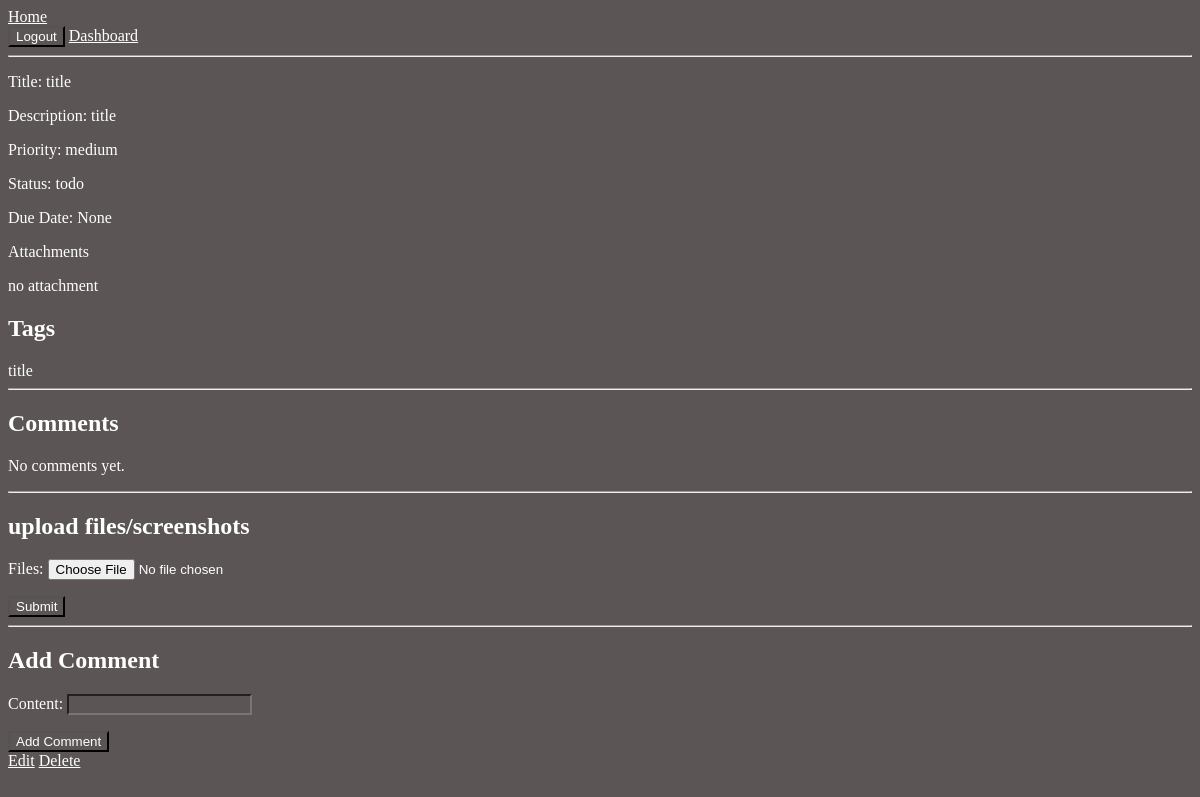
Before: /tasks/15/ (signed in) with the older database file.
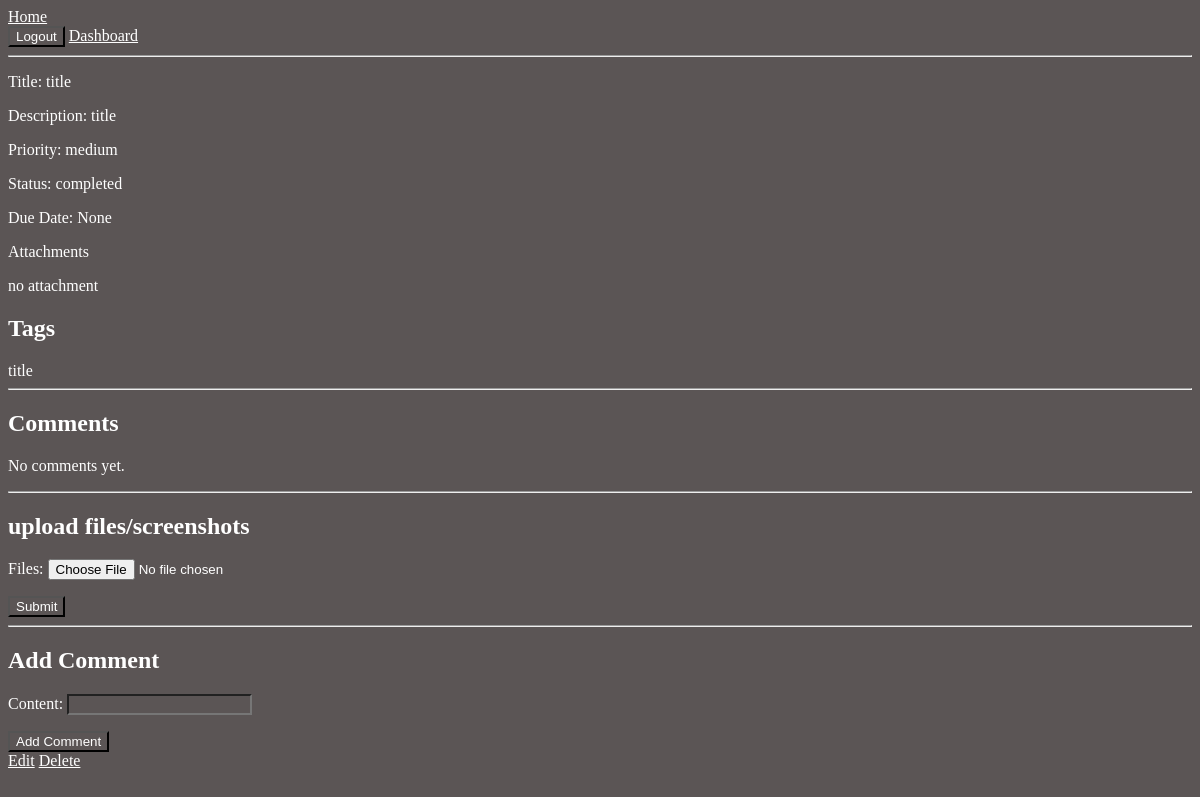
After: the same page with the newer database file.
### apps/tasks/models.py (models this page shows, shortened)
class Tasks(models.Model):
    PRIORITY_CHOICES = [
        ("low","Low"),
        ("medium", "Medium"),
        ("high", "High"),
    ]
    STATUS_CHOICES= [
        ('todo',"To Do"),
        ('in_progress','In Progress'),
        ('completed',"Completed"),
    ]
    user = models.ForeignKey(settings.AUTH_USER_MODEL, on_delete=models.CASCADE, related_name='tasks')
    category = models.ForeignKey(Categories, on_delete=models.SET_NULL,null=True, blank=True, related_name='tasks')
    title = models.CharField(max_length=220)
    description = models.CharField(blank=True)
    priority = models.CharField(max_length=20, choices=PRIORITY_CHOICES, default='medium')
    tags = models.ManyToManyField(Tag, blank=True, related_name='tasks')
    status = models.CharField(max_length=20, choices=STATUS_CHOICES, default='todo')
    due_date = models.DateField(null=True, blank=True)
    created_at = models.DateTimeField(auto_now_add=True)
    updated_at = models.DateTimeField(auto_now=True)
    class Meta:
        ordering = ['-created_at']

### apps/tasks/views.py (the view, shortened to what this page needs)
# urls.py: path('<int:pk>/', TaskDetailView.as_view(), name='task_detail'),
class TaskDetailView(LoginRequiredMixin, DetailView):
    model = Tasks
    template_name = 'tasks/task_detail.html'
    context_object_name = 'task'
    def get_queryset(self):
        return Tasks.objects.filter(
            user = self.request.user
        )
    def get_context_data(self, **kwargs):
        context = super().get_context_data(**kwargs)
        context["comment_form"] = CommentsForm()
        context['attachments_form'] = AttachmentsForm()
        return context

### apps/tasks/forms.py
class CommentsForm(forms.ModelForm):
    class Meta:
        model = Comments
        fields = ['content']

class AttachmentsForm(forms.ModelForm):
    class Meta:
        model = Attachments
        fields = ['files']

### templates/tasks/task_detail.html (shortened to what this page needs)
{% extends "base.html" %}
{% block content %}
<p>Title: {{ task.title }}</p>
<p>Description: {{ task.description }}</p>
<p>Priority: {{ task.priority }}</p>
<p>Status: {{ task.status }}</p>
<p>Due Date: {{ task.due_date }}</p>
<p>Attachments</p>
{% for attachment in task.attachments.all %}
    {{ attachment.files }}
    {% if attachment.files %}
        <a href="{{ attachment.files.url }}">{{ attachment.files.name }}</a>
    {% endif %}
{% empty %}
<p>no attachment</p>
{% endfor %}
<h2>
    Tags
</h2>
{% for tag in task.tags.all %}
    <span>
        {{ tag.name }}
    </span>
{% empty %}
    <p>
        No tags.
    </p>
{% endfor %}
<hr>
<h2>
    Comments
</h2>
{% for comment in task.comments.all %}
    <div>
        <strong>
            {{ comment.user.username }}
        </strong>
        <p>
            {{ comment.content }}
        </p>
        <small>
            {{ comment.created_at }}
        </small>
    </div>
    <hr>
{% empty %}
    <p>
        No comments yet.
    </p>
{% endfor %}
<hr>
<h2>upload files/screenshots</h2>
<form method="post" enctype="multipart/form-data">
    {{ attachments_form.as_p }}
    <button type="submit">Submit</button>
</form>
<hr>
<h2>
    Add Comment
</h2>
<form method="POST">
    {{ comment_form.as_p }}
    <button type="submit">
        Add Comment
    </button>
</form>
<a href="{% url "task_update" task.id %}">Edit</a>
<a href="{% url "task_delete" task.id %}">Delete</a>
{% endblock  %}

Changed rows visible on the page:
changed Tasks "title": status "todo" → "completed"
